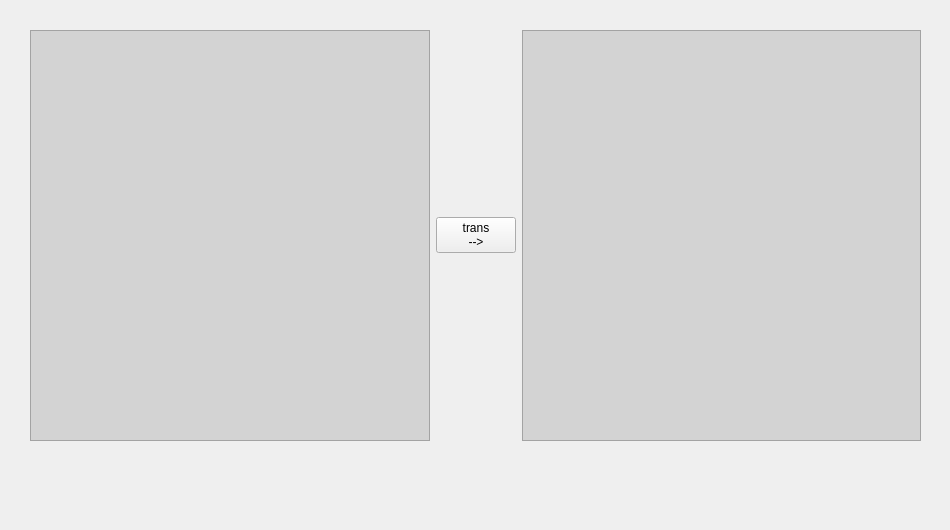
<?xml version="1.0" encoding="UTF-8"?>
<ui version="4.0">
 <class>TimestampTranser</class>
 <widget class="QWidget" name="TimestampTranser">
  <property name="geometry">
   <rect>
    <x>0</x>
    <y>0</y>
    <width>950</width>
    <height>530</height>
   </rect>
  </property>
  <property name="windowTitle">
   <string>Form</string>
  </property>
  <widget class="QWidget" name="gridLayoutWidget">
   <property name="geometry">
    <rect>
     <x>30</x>
     <y>30</y>
     <width>891</width>
     <height>411</height>
    </rect>
   </property>
   <layout class="QHBoxLayout" name="horizontalLayout">
    <property name="sizeConstraint">
     <enum>QLayout::SetMaximumSize</enum>
    </property>
    <item>
     <widget class="QPlainTextEdit" name="plainTextEdit_src">
      <property name="styleSheet">
       <string notr="true">            QPlainTextEdit {
                background-color: lightgray;
                color: black;
            }</string>
      </property>
     </widget>
    </item>
    <item>
     <widget class="QPushButton" name="pushButton">
      <property name="text">
       <string>trans
--&gt;</string>
      </property>
     </widget>
    </item>
    <item>
     <widget class="QPlainTextEdit" name="plainTextEdit_dst">
      <property name="styleSheet">
       <string notr="true">            QPlainTextEdit {
                background-color: lightgray;
                color: black;
            }</string>
      </property>
     </widget>
    </item>
   </layout>
  </widget>
 </widget>
 <resources/>
 <connections>
  <connection>
   <sender>pushButton</sender>
   <signal>clicked()</signal>
   <receiver>TimestampTranser</receiver>
   <slot>_trans()</slot>
   <hints>
    <hint type="sourcelabel">
     <x>396</x>
     <y>251</y>
    </hint>
    <hint type="destinationlabel">
     <x>386</x>
     <y>461</y>
    </hint>
   </hints>
  </connection>
 </connections>
 <slots>
  <slot>_trans()</slot>
 </slots>
</ui>
